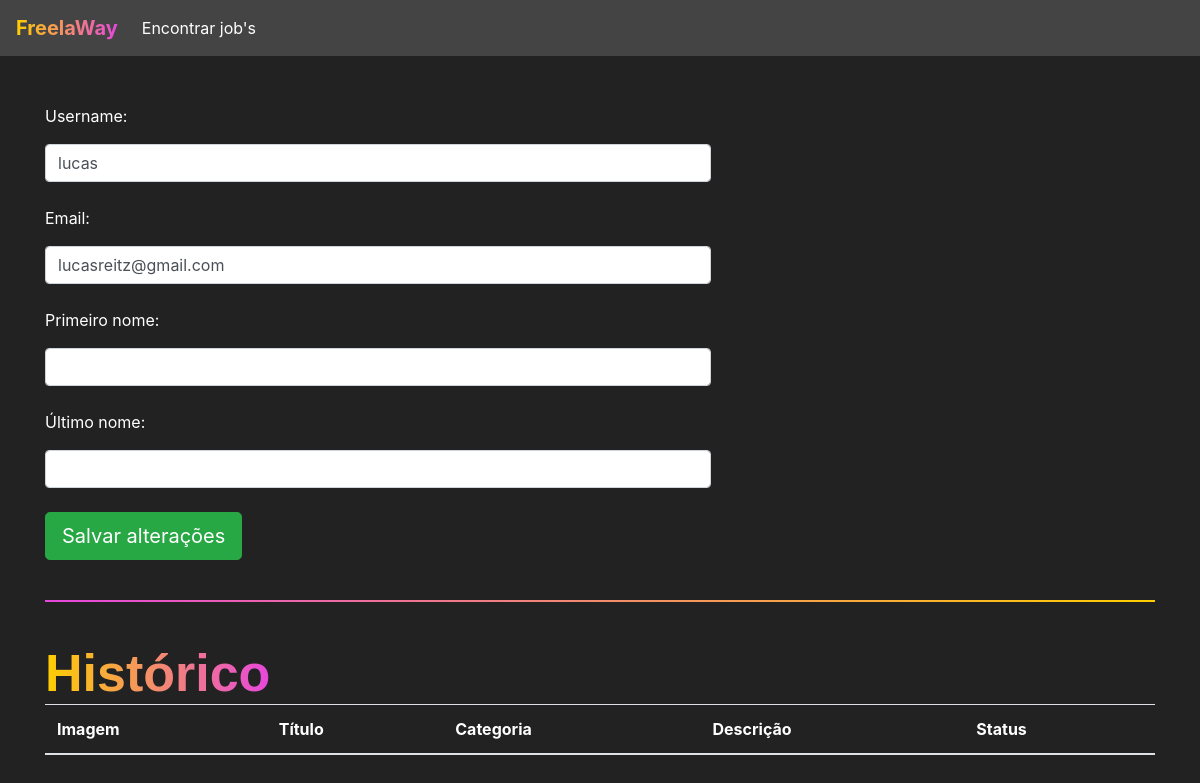
Page /jobs/perfil/ (signed in) on the earlier database version.
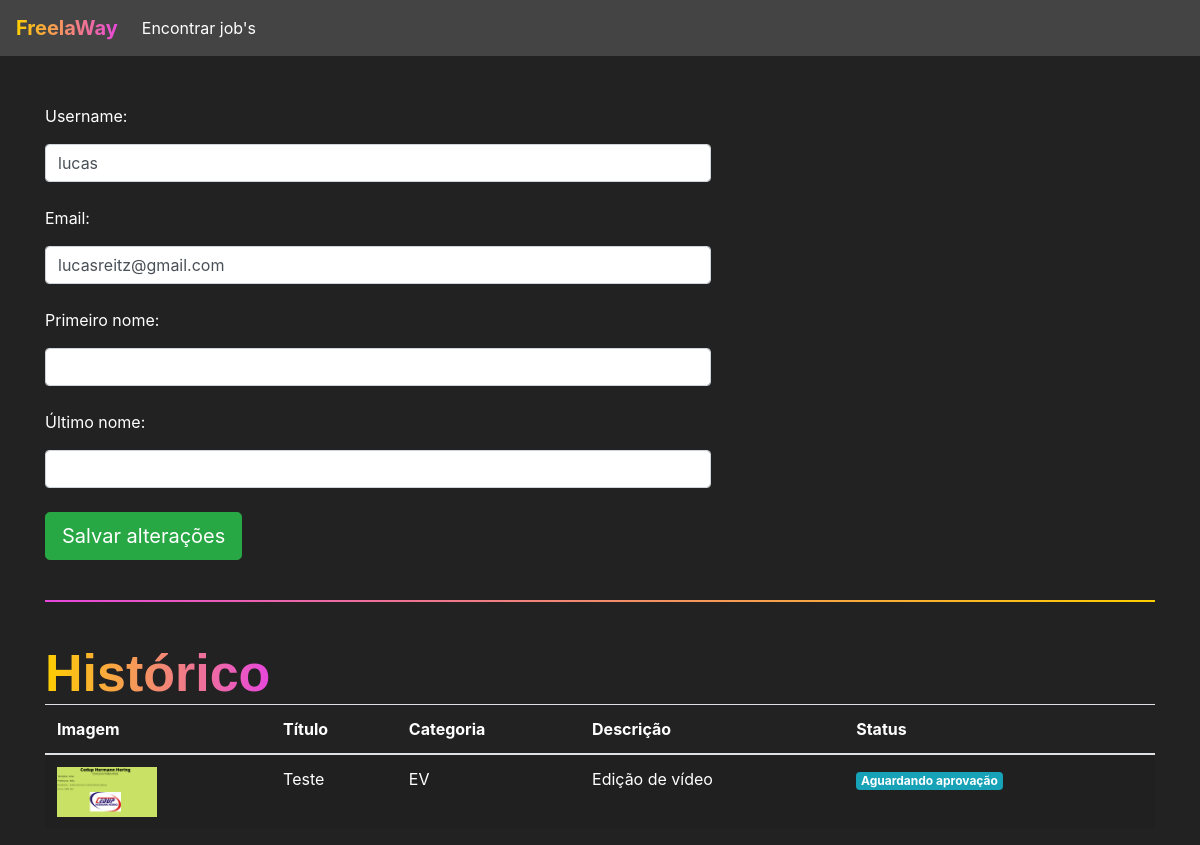
Same page on the later database version.
### jobs/models.py (models this page shows)
class Jobs(models.Model):
    categoria_choices = (('D', 'Design'),
                        ('EV', 'Edição de Vídeo'))
    status_choices = (('C', 'Em criação'),
                     ('AA', 'Aguardando aprovação'),
                     ('F', 'Finalizado'))
    titulo = models.CharField(max_length=200)
    descricao = models.TextField()
    categoria = models.CharField(max_length=2, choices=categoria_choices, default="D")
    prazo_entrega = models.DateTimeField()
    preco = models.FloatField()
    referencias = models.ManyToManyField(Referencias)
    profissional = models.ForeignKey(User, on_delete=models.DO_NOTHING, null=True, blank=True)
    reservado = models.BooleanField(default=False)
    status = models.CharField(max_length=2, default='C')
    arquivo_final = models.FileField(null=True)

class Referencias(models.Model):
    arquivo = models.FileField(upload_to='referencias')
    def __str__(self) -> str:
        return self.arquivo.url

### jobs/views.py (the view, shortened to what this page needs)
# urls.py: path('perfil/', views.perfil, name="perfil"),
@login_required(login_url='/auth/logar')
def perfil(request):
    if request.method == "GET":
        jobs = Jobs.objects.filter(profissional=request.user)
        return render(request, 'perfil.html', {'jobs': jobs})

### autenticacao/templates/perfil.html (shortened to what this page needs)
{% extends 'base.html' %}
{% load static %}
{% block 'head' %}
<link rel="stylesheet" href="{% static 'jobs/css/encontrar_jobs.css' %}">
<link rel="stylesheet" href="{% static 'jobs/css/perfil.css' %}">
{% endblock %}
{% block 'body' %}
<br>
<br>
<div class="container">
    <div style="width: 60%">
        <form action="{% url 'perfil' %}" method="POST">{% csrf_token %}
            <p>Username:</p>
            <input type="text" class="form-control" value="{{user.username}}" name="username">
            <br>
            <p>Email:</p>
            <input type="email" class="form-control" value="{{user.email}}" name="email">
            <br>
            <p>Primeiro nome:</p>
            <input type="text" class="form-control" value="{{user.first_name}}" name="primeiro_nome">
            <br>
            <p>Último nome:</p>
            <input type="text" class="form-control" value="{{user.last_name}}" name="ultimo_nome">
            <br>
            <input type="submit" class="btn btn-success btn-lg" value="Salvar alterações">
        </form>
    </div>
    <br>
    <hr class="borda-degrade">
    <br>
    <h4 class="titulo">Histórico</h4>
    <table style="background-color: #222; color: white;" class="table table-striped">
        <thead>
            <tr>
                <th scope="col">Imagem</th>
                <th scope="col">Título</th>
                <th scope="col">Categoria</th>
                <th scope="col">Descrição</th>
                <th scope="col">Status</th>
            </tr>
        </thead>
        <tbody>
            {% for job in jobs %}
            <tr>
                <th scope="row"><img width="100px" src="{{job.referencias.all.0}}"></th>
                <td>{{job.titulo}}</td>
                <td>{{job.categoria}}</td>
                <td>{% if job.categoria == 'D'%}
                    Design
                    {% else %}
                    Edição de vídeo
                    {% endif%}
                </td>
                <td>
                    {% if job.status == 'AA'%}
                    <span class="badge badge-info">Aguardando aprovação</span>
                    {% elif job.status == 'C' %}
                    <button class="badge badge-primary" data-toggle="modal" data-target="#modal-job-{{job.id}}">Em
                        criação</button>
                    {% else %}
                    <span class="badge badge-success">Finalizado</span>
                    {% endif %}
                </td>
            </tr>
            {% endfor %}
        </tbody>
    </table>
</div>
{% endblock %}

Differences in the rows shown:
now on this page (row edited): Jobs: referencias.all.0 (picture), titulo "Teste", categoria "EV", shows "Edição de vídeo", status "Aguardando aprovação"
